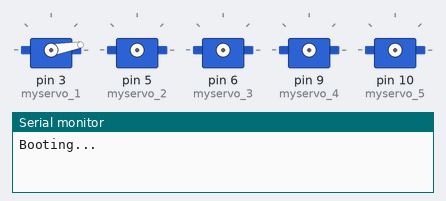
A sketch run on a simulated Arduino Uno, built with avr-gcc and run on an emulated ATmega328P. Shown: 5 × servo, the last lines printed to the serial monitor.

Above: at 0.51 s.
At 22.9 s:
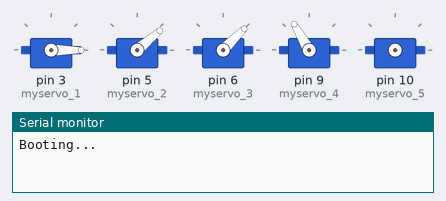
At 32.1 s:
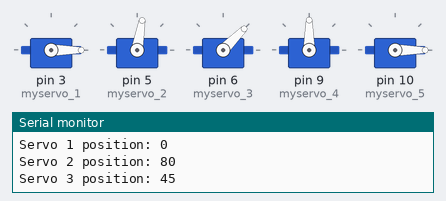
Timing chart, 0 to 33.6 s (numbered marks = the images above):
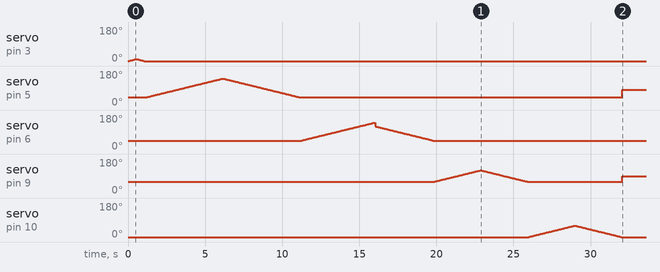

The sketch:

motors.ino
```cpp
#include<Servo.h>

Servo myservo_1;
Servo myservo_2;
Servo myservo_3;
Servo myservo_4;
Servo myservo_5;

int pos_1 = 0;
int pos_2 = 0;
int pos_3 = 0;
int pos_4 = 0;
int pos_5 = 0;
// motor 5 (Pin 10)
// Max Angle 90 Min Angle 0
// motor 4 (Pin 9)
// Max Angle 90 Min Angle 0
// motor 3 (Pin 6)
// Max Angle 120 Min Angle 45
// motor 2 (Pin 5)
// Max Angle 140 Min Angle 40 (ideal 80)
// motor 1 (Pin 3)
// Max Angle 140 Min Angle 40

int maxAngle_1 = 10;
int minAngle_1 = 0;

int maxAngle_2 = 140;
int minAngle_2 = 40;

int maxAngle_3 = 120;
int minAngle_3 = 45;

int maxAngle_4 = 120;
int minAngle_4 = 60;

int maxAngle_5 = 60;
int minAngle_5 = 0;


int testingSpeed = 50;

void setup() {
  // put your setup code here, to run once:
  Serial.begin(9600);
  Serial.println("Booting...");
// Motor 1
  myservo_1.attach(3);
  for (pos_1 = minAngle_1; pos_1 <= maxAngle_1; pos_1 +=1 ){
    myservo_1.write(pos_1);
    delay(testingSpeed);
  }
  for (pos_1 = maxAngle_1; pos_1 >= minAngle_1; pos_1 -=1 ){
    myservo_1.write(pos_1);
    delay(testingSpeed);
  }
// Motor 2
  myservo_2.attach(5);
  for (pos_2 = minAngle_2; pos_2 <= maxAngle_2; pos_2 +=1 ){
    myservo_2.write(pos_2);
    delay(testingSpeed);
  }
  for (pos_2 = maxAngle_2; pos_2 >= minAngle_2; pos_2 -=1 ){
    myservo_2.write(pos_2);
    delay(testingSpeed);
  }
// Motor 3
  myservo_3.attach(6);
  for (pos_3 = minAngle_3; pos_3 <= maxAngle_2; pos_3 +=1 ){
    myservo_3.write(pos_3);
    delay(testingSpeed);
  }
  for (pos_3 = maxAngle_3; pos_3 >= minAngle_3; pos_3 -=1 ){
    myservo_3.write(pos_3);
    delay(testingSpeed);
  }
// Motor 4
  myservo_4.attach(9);
  for (pos_4 = minAngle_4; pos_4 <= maxAngle_4; pos_4 +=1 ){
    myservo_4.write(pos_4);
    delay(testingSpeed);
  }
  for (pos_4 = maxAngle_4; pos_4 >= minAngle_4; pos_4 -=1 ){
    myservo_4.write(pos_4);
    delay(testingSpeed);
  }
// Motor 5
  myservo_5.attach(10);
  for (pos_5 = minAngle_5; pos_5 <= maxAngle_5; pos_5 +=1 ){
    myservo_5.write(pos_5);
    delay(testingSpeed);
  }
  for (pos_5 = maxAngle_5; pos_5 >= minAngle_5; pos_5 -=1 ){
    myservo_5.write(pos_5);
    delay(testingSpeed);
  }
}

void loop() {
  // put your main code here, to run repeatedly:

  pos_1 = myservo_1.read();    // Read last written position
  myservo_2.write(80);
  pos_2 = myservo_2.read();
  pos_3 = myservo_3.read();
  myservo_4.write(90);
  pos_4 = myservo_4.read();
  pos_5 = myservo_5.read();


  Serial.print("Servo 1 position: ");
  Serial.println(pos_1);
  Serial.print("Servo 2 position: ");
  Serial.println(pos_2);
  Serial.print("Servo 3 position: ");
  Serial.println(pos_3);
  Serial.print("Servo 4 position: ");
  Serial.println(pos_4);
  Serial.print("Servo 5 position: ");
  Serial.println(pos_5);

}
```
